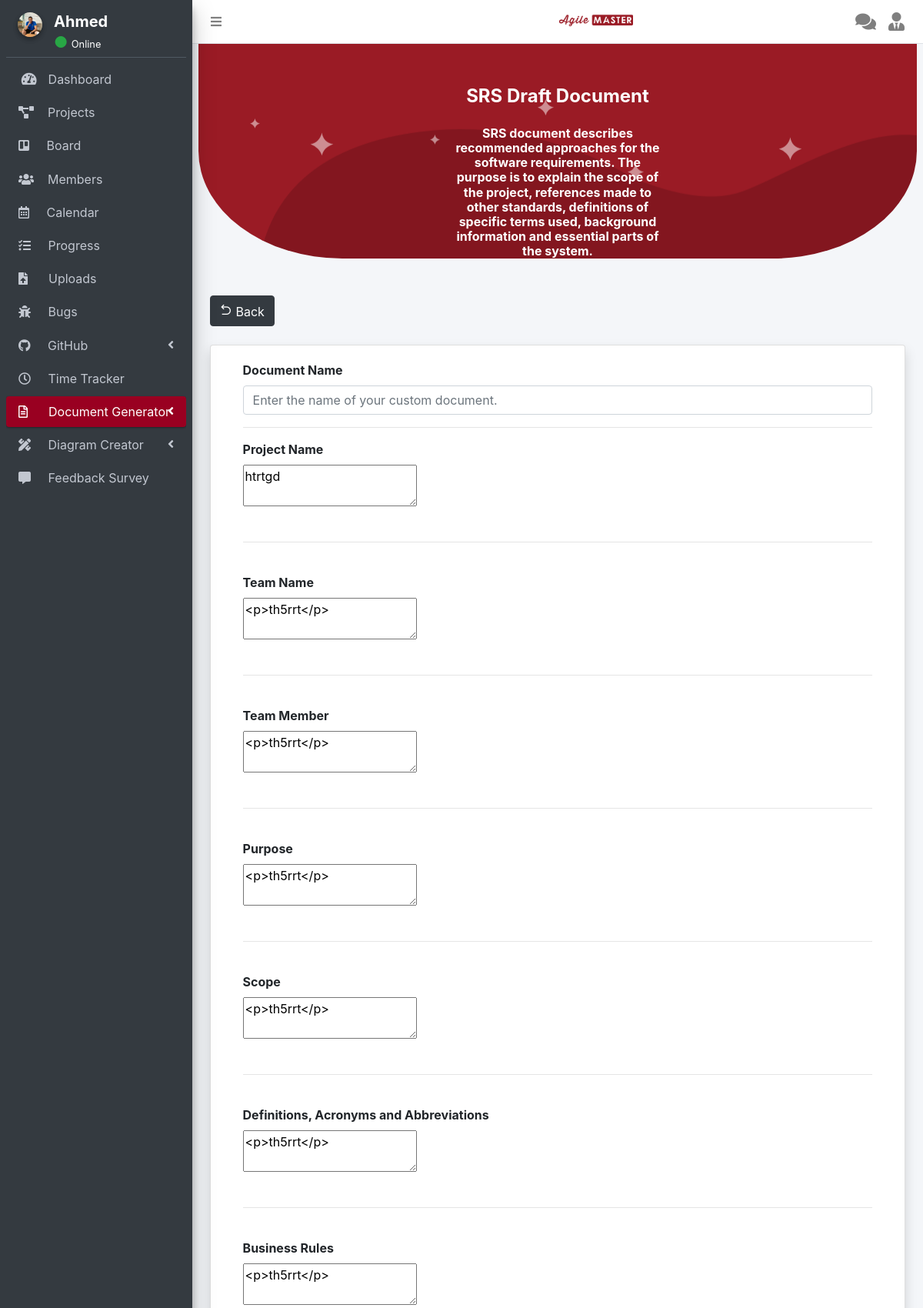
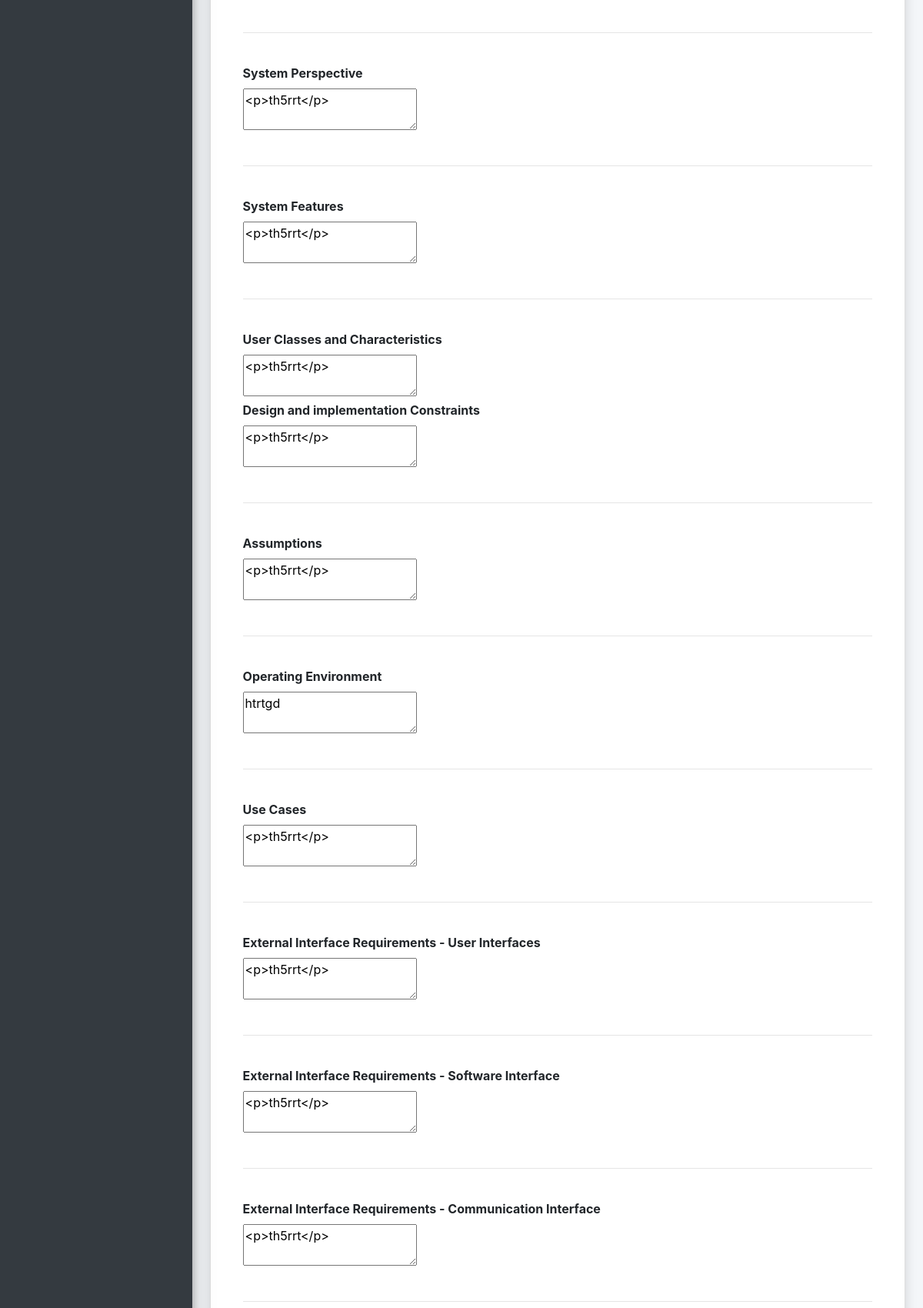
The app's page /doc_generator/srs_draft_document.php?srs_id=14 (signed in, upper part) with its own data (2 pictures, top to bottom).
### tables this page shows
CREATE TABLE `users` (
  `user_id` int(11) NOT NULL,
  `fname` varchar(255) NOT NULL,
  `lname` varchar(255) NOT NULL,
  `age` int(11) NOT NULL,
  `occupation` varchar(255) NOT NULL,
  `city` varchar(255) NOT NULL,
  `country` varchar(255) NOT NULL,
  `email` varchar(255) NOT NULL,
  `password` varchar(255) NOT NULL,
  `photo` varchar(255) NOT NULL,
  `unique_id` int(255) NOT NULL,
  `status` varchar(255) NOT NULL,
  `role` varchar(255) NOT NULL DEFAULT 'project member'
);

CREATE TABLE `srs_draft` (
  `srs_id` int(11) NOT NULL,
  `user_id` int(11) NOT NULL,
  `document_name` varchar(255) NOT NULL,
  `project_name` varchar(255) NOT NULL,
  `team_name` varchar(255) NOT NULL,
  `team_member` varchar(255) NOT NULL,
  `purpose` varchar(255) NOT NULL,
  `scope` varchar(255) NOT NULL,
  `definitions_acronyms_abbreviations` varchar(255) NOT NULL,
  `business_rules` varchar(255) NOT NULL,
  `system_specification` varchar(255) NOT NULL,
  `system_features` varchar(255) NOT NULL,
  `user_classes_characteristics` varchar(255) NOT NULL,
  `design_implementation_constraints` varchar(255) NOT NULL,
  `assumptions` varchar(255) NOT NULL,
  `operating_environment` varchar(255) NOT NULL,
  `use_case` varchar(255) NOT NULL,
  `external_interface_requirements_user_interfaces` varchar(255) NOT NULL,
  `external_interface_requirements_software_interface` varchar(255) NOT NULL,
  `external_interface_requirements_communication_interface` varchar(255) NOT NULL,
  `non_functional_requirements_usability` varchar(255) NOT NULL,
  `non_functional_requirements_reliability` varchar(255) NOT NULL,
  `non_functional_requirements_security` varchar(255) NOT NULL,
  `non_functional_requirements_portability` varchar(255) NOT NULL,
  `non_functional_requirements_maintainability` varchar(255) NOT NULL,
  `non_functional_requirements_availability` varchar(255) NOT NULL,
  `management_process` varchar(255) NOT NULL
);

### helpers/module.php (called while the page is built, shortened)
<?php
function get_user($userId)
{
	global $conn;
	$result = mysqli_query($conn, "SELECT * FROM `users` WHERE `user_id` = '".$userId."'");
	return $result;
}
function get_Srs_Draft_Document($srs_id)
{
	global $conn;
	$result = mysqli_query($conn, "SELECT * FROM `srs_draft` WHERE `srs_id` = '$srs_id'");
	return $result;
}
?>

### doc_generator/srs_draft_document.php (the view, shortened to what this page needs)
<?php
include_once '../connection/dbconnection.php';
include_once '../helpers/module.php';
?>
<!DOCTYPE html>
<html lang="en">
<head>
	<?php include('../navigation/head.php');?>
	<link rel="stylesheet" href="../dependencies/summernote/summernote-bs4.css">
    <link href="css/style.css" rel="stylesheet" media="all">
</head>
<body class="hold-transition sidebar-mini layout-fixed">
<div class="wrapper">
	<?php include('../navigation/topbar.php');?>
	<?php include('../navigation/user/docgeneratorsrs_sidebar.php');?>
	<div class="content-wrapper">
		<section class="content">
            <div class="bg-custom" >
                    <div class="bg-img" style="text-align: center;">
							<h4 class="m-4 font-weight-bold">SRS Draft Document</h4>
							<h6 class="m-4 font-weight-bold">SRS document describes recommended approaches for the software requirements. The purpose is to explain the scope of the project, references made to other standards, definitions of specific terms used, background information and essential parts of the system.</h6>
						</div>
            </div>
            <br>
			<div class="container-fluid">
                <button onclick="location.href='draft_documents.php'" type="button" class="btn btn-dark">
						<i class="ri-arrow-go-back-line"></i> Back
            </button>
            <br><br>
				<div class="card shadow mb-4">
					<div class="card-body">
						<form method="POST" name="createDoc" id="DocCreator"  enctype="multipart/form-data" style="width: 95%; margin: 0 auto;">
							<?php
                            $srs_id = $_GET['srs_id'];
                              $get_SRS_Draft_Document = get_SRS_Draft_Document($srs_id);
                             while($rRow = mysqli_fetch_array($get_SRS_Draft_Document)){
                            ?>
							<div class="form-group">
								<div class="name">
									<label for="title">Document Name</label>
								</div>
								<div class="value">
									<input type="text" class="form-control" id="document_name" name="document_name" placeholder="Enter the name of your custom document." value="<?php echo $rRow['document_name']; ?>">
								</div>
							</div>
                            <hr>
							<div class="forms-row">
								<div class="name">
									<label for="project_name">Project Name</label>
								</div>
								<div class="value">
									<textarea type="text" class="mytextarea" id="project_name" name="project_name" Value=""><?php echo $rRow['project_name']; ?></textarea>
								</div>
							</div>
							<br><hr><br>
							<div class="forms-row">
								<div class="name">
									<label for="team_name">Team Name</label>
								</div>
								<div class="value">
									<textarea type="text" class="mytextarea" id="team_name" name="team_name" placeholder="Enter the team name."><?php echo $rRow['team_name']; ?></textarea>
								</div>
							</div>
							<br><hr><br>
							<div class="forms-row">
								<div class="name">
									<label for="team_member">Team Member</label>
								</div>
								<div class="value">
									<textarea class="mytextarea" id="team_member" name="team_member" placeholder="Enter the team member."><?php echo $rRow['team_member']; ?></textarea>
								</div>
							</div>
							<br><hr><br>
							<div class="forms-row">
								<div class="name">
									<label for="purpose">Purpose</label>
								</div>
								<div class="value">
									<textarea class="mytextarea" id="purpose" name="purpose" placeholder="Enter the purposes of the project."><?php echo $rRow['purpose']; ?></textarea>
								</div>
							</div>
							<br><hr><br>
							<div class="forms-row">
								<div class="name">
									<label for="scope">Scope</label>
								</div>
								<div class="value">
									<textarea class="mytextarea" id="scope" name="scope" placeholder="Enter the scope of the project."><?php echo $rRow['scope']; ?></textarea>
								</div>
							</div>
							<br><hr><br>
							<div class="forms-row">
								<div class="name">
									<label for="definitions_acronyms_abbreviations">Definitions, Acronyms and Abbreviations</label>
								</div>
								<div class="value">
									<textarea class="mytextarea" id="definitions_acronyms_abbreviations" name="definitions_acronyms_abbreviations" placeholder="Enter the Definitions, Acronyms and Abbreviations of the project."><?php echo $rRow['definitions_acronyms_abbreviations']; ?></textarea>
								</div>
							</div>
							<br><hr><br>
							<div class="forms-row">
								<div class="name">
									<label for="business_rules">Business Rules</label>
								</div>
								<div class="value">
									<textarea class="mytextarea" id="business_rules" name="business_rules" placeholder="Enter the Business Rules of the project."><?php echo $rRow['business_rules']; ?></textarea>
								</div>
							</div>
							<br><hr><br>
							<div class="forms-row">
								<div class="name">
									<label for="system_specification">System Perspective</label>
								</div>
								<div class="value">
									<textarea class="mytextarea" id="system_specification" name="system_specification" placeholder="Enter the System Specification of the project."><?php echo $rRow['system_specification']; ?></textarea>
								</div>
							</div>
							<br><hr><br>
							<div class="forms-row">
								<div class="name">
									<label for="system_features">System Features</label>
								</div>
								<div class="value">
									<textarea class="mytextarea" id="system_features" name="system_features" placeholder="Enter the System Features of the project."><?php echo $rRow['system_features']; ?></textarea>
								</div>
							</div>
							<br><hr><br>
							<div class="forms-row">
								<div class="name">
									<label for="user_classes_characteristics">User Classes and Characteristics</label>
								</div>
								<div class="value">
									<textarea class="mytextarea" id="user_classes_characteristics" name="user_classes_characteristics" placeholder="Enter the User Classes Characteristics of the project."><?php echo $rRow['user_classes_characteristics']; ?></textarea>
								</div>
							</div>
							<div class="forms-row">
								<div class="name">
									<label for="design_implementation_constraints">Design and implementation Constraints</label>
								</div>
								<div class="value">
									<textarea class="mytextarea" id="design_implementation_constraints" name="design_implementation_constraints" placeholder="Enter the Design and Implementation Constraints of the project."><?php echo $rRow['design_implementation_constraints']; ?></textarea>
								</div>
							</div>
							<br><hr><br>
							<div class="forms-row">
								<div class="name">
									<label for="assumptions">Assumptions</label>
								</div>
								<div class="value">
									<textarea class="mytextarea" id="assumptions" name="assumptions" placeholder="Enter the Assumptions of the project."><?php echo $rRow['assumptions']; ?></textarea>
								</div>
							</div>
							<br><hr><br>
							<div class="forms-row">
								<div class="name">
									<label for="operating_environment">Operating Environment</label>
								</div>
								<div class="value">
									<textarea class="mytextarea" id="operating_environment" name="operating_environment" placeholder="Enter the Operating Environment of the project."><?php echo $rRow['project_name']; ?></textarea>
								</div>
							</div>
							<br><hr><br>
							<div class="forms-row">
								<div class="name">
									<label for="use_case">Use Cases</label>
								</div>
								<div class="value">
									<textarea class="mytextarea" id="use_case" name="use_case" placeholder="Enter the use case details."><?php echo $rRow['use_case']; ?></textarea>
								</div>
							</div>
							<br><hr><br>
							<div class="forms-row">
								<div class="name">
									<label for="external_interface_requirements_user_interfaces">External Interface Requirements - User Interfaces</label>
								</div>
								<div class="value">
									<textarea class="mytextarea" id="external_interface_requirements_user_interfaces" name="external_interface_requirements_user_interfaces" placeholder="Enter the User Interface of the project."><?php echo $rRow['external_interface_requirements_user_interfaces']; ?></textarea>
								</div>
							</div>
							<br><hr><br>
							<div class="forms-row">
								<div class="name">
									<label for="external_interface_requirements_software_interface">External Interface Requirements - Software Interface</label>
								</div>
								<div class="value">
									<textarea class="mytextarea" id="external_interface_requirements_software_interface" name="external_interface_requirements_software_interface" placeholder="Enter the Software Interface of the project."><?php echo $rRow['external_interface_requirements_software_interface']; ?></textarea>
								</div>
							</div>
							<br><hr><br>
							<div class="forms-row">
								<div class="name">
									<label for="external_interface_requirements_communication_interface">External Interface Requirements - Communication Interface</label>
								</div>
								<div class="value">
									<textarea class="mytextarea" id="external_interface_requirements_communication_interface" name="external_interface_requirements_communication_interface" placeholder="Enter the Communication Interface of the project."><?php echo $rRow['external_interface_requirements_communication_interface']; ?></textarea>
								</div>
							</div>
							<br><hr><br>
							<br><hr><br>
							<br><hr><br>
							<br><hr><br>
							<br><hr><br>
							<br><hr><br>
							<br><hr><br>
							<br><hr><br>
                            <?php } ?>
						</form>
					</div>
				</div>
			</div>
		</section>
	</div>
</div>
</body>
</html>

### navigation/user/docgeneratorsrs_sidebar.php (shortened to what this page needs)
<aside class="main-sidebar sidebar-dark-primary elevation-4">
	<div class="sidebar">
		<div class="user-panel mt-3 d-flex">
            <div class="col-auto ">
                <a href="profile.php" class="avatar avatar-xl rounded-circle">
                    <?php
                        $get_user = get_user($userId);
                        $row = mysqli_fetch_array($get_user);
                        echo '<img src="../upload/profile/'.$row["photo"].'" id="sideimg" class="img-circle elevation-2" alt="User Image">';
                    ?>
                </a>
            </div>
            <div class="col right ml--1 mb-1">
                <h5 class="mb-0">
                    <a href="profile.php" class="text-white"><strong> <?php echo $row["fname"]; ?></strong></a>
                </h5>
                <?php
                        if($row["status"] == "Online"){
                            echo'
                                <span class="text-success text-lg">●</span>
                                <small class="text-white">Online</small>';
                        }else{
                            echo'
                                <span class="text-light text-lg">●</span>
                                <small class="text-white">Offline</small>';
                        }
                ?>
            </div>
		</div>
		<nav class="mt-2" >
			<ul class="nav nav-pills nav-sidebar flex-column" data-widget="treeview" role="menu" data-accordion="false">
				<li class="nav-item has-treeview">
					<a href="../user/dashboard.php" class="nav-link">
						<i class="nav-icon fas fa-tachometer-alt"></i>
						<p>
							&nbsp;Dashboard
						</p>
					</a>
				</li>
				<li class="nav-item">
					<a href="../user/project.php" class="nav-link">
						<i class="fas fa-project-diagram"></i>
						<p>
							&nbsp;&nbsp;&nbsp;Projects
						</p>
					</a>
				</li>
				<li class="nav-item">
					<a href="../user/board.php" class="nav-link">
						<i class="fab fa-trello"></i>
						<p>
							&nbsp;&nbsp;&nbsp;&nbsp;Board
						</p>
					</a>
				</li>
				<li class="nav-item">
					<a href="../user/members.php" class="nav-link">
						<i class="fas fa-users"></i>
						<p>
							&nbsp;&nbsp;&nbsp;Members
						</p>
					</a>
				</li>
				<li class="nav-item">
					<a href="../calendar/index.php" class="nav-link">
						<i class="far fa-calendar-alt"></i>
						<p>
							&nbsp;&nbsp;&nbsp;&nbsp;Calendar
						</p>
					</a>
				</li>
				<li class="nav-item">
					<a href="../user/progress.php" class="nav-link">
						<i class="fas fa-tasks"></i>
						<p>
							&nbsp;&nbsp;&nbsp;&nbsp;Progress
						</p>
					</a>
				</li>
				<li class="nav-item">
					<a href="../user/upload_files.php" class="nav-link">
						<i class="fas fa-file-upload"></i>
						<p>
							&nbsp;&nbsp;&nbsp;&nbsp;&nbsp;Uploads
						</p>
					</a>
				</li>
				<li class="nav-item">
					<a href="../user/bug_report.php" class="nav-link">
						<i class="fas fa-bug"></i>
						<p>
							&nbsp;&nbsp;&nbsp;&nbsp;Bugs
						</p>
					</a>
				</li>
				<li class="nav-item has-treeview">
					<a href="#" class="nav-link">
						<i class="fab fa-github"></i>
						<p>
							&nbsp;&nbsp;&nbsp;&nbsp;GitHub
							<i class="fas fa-angle-left right"></i>
						</p>
					</a>
				</li>
				<li class="nav-item">
					<a href="../timetracker/timetracker.php" class="nav-link">
						<i class="far fa-clock"></i>
						<p>
							&nbsp;&nbsp;&nbsp;&nbsp;Time Tracker
						</p>
					</a>
				</li>
				<li class="nav-item has-treeview">
					<a href="#" class="nav-link active">
						<i class="far fa-file-alt"></i>
						<p>
							&nbsp;&nbsp;&nbsp;&nbsp;&nbsp;Document Generator
							<i class="right fas fa-angle-left"></i>
						</p>
					</a>
				</li>
				<li class="nav-item has-treeview">
					<a href="#" class="nav-link">
						<i class="fas fa-pencil-ruler"></i>
						<p>
							&nbsp;&nbsp;&nbsp;&nbsp;Diagram Creator
							<i class="right fas fa-angle-left"></i>
						</p>
					</a>
				</li>
				<li class="nav-item">
					<a href="../user/feedback.php" class="nav-link">
						<i class="fas fa-comment-alt"></i>
						<p>
							&nbsp;&nbsp;&nbsp;&nbsp;Feedback Survey
						</p>
					</a>
				</li>
				<br ><br ><br >
			</ul>
		</nav>
    </div>
</aside>

### records on screen
users: photo (picture), fname "Ahmed"
srs_draft: project_name "htrtgd", team_name "<p>th5rrt</p>", team_member "<p>th5rrt</p>", purpose "<p>th5rrt</p>", scope "<p>th5rrt</p>", definitions_acronyms_abbreviations "<p>th5rrt</p>", business_rules "<p>th5rrt</p>", system_specification "<p>th5rrt</p>", system_features "<p>th5rrt</p>", user_classes_characteristics "<p>th5rrt</p>", design_implementation_constraints "<p>th5rrt</p>", assumptions "<p>th5rrt</p>", operating_environment "htrtgd", use_case "<p>th5rrt</p>", external_interface_requirements_user_interfaces "<p>th5rrt</p>", external_interface_requirements_software_interface "<p>th5rrt</p>", external_interface_requirements_communication_interface "<p>th5rrt</p>"
